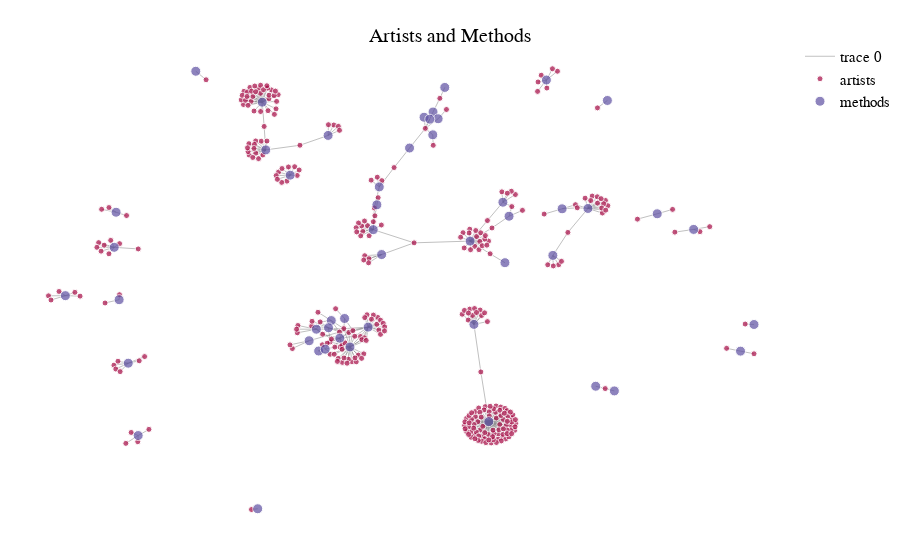

Source (notebook cell):
### Code cell
# We create the network and create the edges
edges = []
for index, row in df_network.iterrows():
    edges.append((row['medium_display'], row['artist_title']))

G = nx.Graph()
G.add_edges_from(edges)
pos = nx.spring_layout(G, seed=3)

# We create the trace of artists and methods and the color
node_trace_artist = go.Scatter(x=[], y=[], text=[], mode='markers', hoverinfo='text', name='artists', marker=dict(color='#a60944', size=[]))
node_trace_method = go.Scatter(x=[], y=[], text=[], mode='markers', hoverinfo='text', name='methods', marker=dict(color='#5d4fa2', size=[]))
edge_trace = go.Scatter(x=[], y=[], line=dict(width=0.5, color='gray'), mode='lines')

for node in G.nodes():
    x, y = pos[node]
    if node in df_network['artist_title'].values:
        node_trace_artist['x'] += (x,)
        node_trace_artist['y'] += (y,)
        node_trace_artist['text'] += (node,)
        node_trace_artist['marker']['size'] += (6,)
    else:
        node_trace_method['x'] += (x,)
        node_trace_method['y'] += (y,)
        node_trace_method['text'] += (node,)
        node_trace_method['marker']['size'] += (10,)

for edge in G.edges():
    x0, y0 = pos[edge[0]]
    x1, y1 = pos[edge[1]]
    edge_trace['x'] += (x0, x1, None)
    edge_trace['y'] += (y0, y1, None)

# We fix the layout of the network
fig = go.Figure(data=[edge_trace, node_trace_artist, node_trace_method], layout=go.Layout(title={
        'text': 'Artists and Methods',
        'font': {'size': 20, 'family': 'Andale Mono', 'color': 'black'},
        'x': 0.5,
        'y': 0.95,
        'xanchor': 'center',
        'yanchor': 'top'}, showlegend=True, legend=dict(x=1, y=1), hovermode='closest', margin=dict(b=20,l=5,r=5,t=40), xaxis=dict(showgrid=False, zeroline=False, showticklabels=False), yaxis=dict(showgrid=False, zeroline=False, showticklabels=False), plot_bgcolor="white", paper_bgcolor="white"))

fig.update_layout(
    legend=dict(
        font=dict(
            family='Andale Mono',
            size=15,
            color='black'
        )
    )
)
fig.show()

# We save the network in html
# fig.write_html('network.html')

### Figure 1 — Plotly figure (JSON) as saved in the notebook; plotly's stock layout.template omitted (floating-point values rounded to 4 significant figures; data arrays with more than 128 entries replaced by an {"elided": "..."} marker saying what was removed)
{"data": [{"line": {"color": "gray", "width": 0.5}, "mode": "lines", "x": {"elided": "1176 float values"}, "y": {"elided": "1176 float values"}, "type": "scatter"}, {"hoverinfo": "text", "marker": {"color": "#a60944", "size": {"elided": "331 int values"}}, "mode": "markers", "name": "artists", "text": {"elided": "331 str values"}, "x": {"elided": "331 float values"}, "y": {"elided": "331 float values"}, "type": "scatter"}, {"hoverinfo": "text", "marker": {"color": "#5d4fa2", "size": [10, 10, 10, 10, 10, 10, 10, 10, 10, 10, 10, 10, 10, 10, 10, 10, 10, 10, 10, 10, 10, 10, 10, 10, 10, 10, 10, 10, 10, 10, 10, 10, 10, 10, 10, 10, 10, 10, 10, 10, 10, 10, 10, 10, 10, 10, 10, 10, 10, 10]}, "mode": "markers", "name": "methods", "text": ["Oil on canvas", "Gelatin silver print", "Silver", "Ceramic and pigment", "Chromogenic print", "Albumen print", "Inkjet print", "Glass", "Platinum print", "Gold", "Lithograph in black on white wove paper", "Engraving in black on ivory laid paper", "Lithograph in black on cream wove paper", "Etching in black, with white opaque watercolor on blue wove paper", "Etching in black on ivory laid paper", "Engraving on ivory laid paper", "Engraving on paper", "Calabash", "Calabash, sticks, cloth, and string", "Glass, mold-blown", "Engraving in warm brown ink on cream laid paper", "Color woodblock print; oban", "Color woodblock print; oban diptych", "Color woodblock print; double-page illustration from book", "Color woodblock print; chuban", "Woodblock print", "Book; woodblock printed", "Color woodblock print", "Aquatint on paper", "Etching in black on paper", "Etching on paper", "Portfolio cover", "Lithograph on folded paper", "Lithograph on paper", "Etching in black on cream wove paper", "Color screenprint on white wove paper", "Sketchbook", "Color woodblock print; hashira-e", "Etching in black on ivory wove paper", "Etching in black on ivory Japanese paper", "Engraving in black on paper", "Color woodblock print; left sheet of oban triptych", "Mezzotint on paper", "Color aquatint on paper", "Etching in black on cream laid paper", "Lithograph in green-black on ivory Japanese paper", "Color woodblock prints; oban triptych", "Color woodblock print; oban triptych", "Etching in black on cream Japanese paper", "Wood engraving block"], "x": [-0.3698, 0.2613, -0.3599, -0.7768, 0.2198, -0.2919, -0.9181, -0.1862, -0.7429, 0.7304, -0.7153, 0.4397, 0.8319, 0.1387, 0.106, 0.4655, 0.5374, 0.559, 0.611, -0.5548, -0.7683, -0.1253, -0.2126, -0.1775, -0.1851, 0.9624, -0.2391, -0.07477, -0.0372, -0.04375, -0.06065, 0.3006, 0.3063, 0.2093, 0.04054, -0.782, -0.3824, -0.2189, 0.1202, 0.08096, 0.4217, -0.1404, -0.05041, 0.3177, 0.09692, 0.9999, -0.1943, -0.1536, 0.1053, 0.5916], "y": [0.6635, -0.5351, 0.4844, 0.2505, -0.1702, 0.3896, -0.06241, 0.5387, -0.3158, 0.2447, -0.5872, 0.08857, 0.1861, 0.7188, 0.6266, 0.2634, 0.2646, -0.4022, -0.4198, 0.7794, -0.07758, -0.255, -0.2702, -0.1559, -0.1829, -0.2706, -0.2316, -0.1805, 0.0917, 0.3457, 0.1852, 0.2881, 0.06125, 0.1422, 0.4913, 0.1188, -0.8619, -0.1884, 0.6013, 0.6069, 0.7465, -0.1481, 0.2784, 0.2356, 0.5996, -0.1706, -0.2633, -0.2219, 0.5409, 0.6698], "type": "scatter"}], "layout": {"hovermode": "closest", "legend": {"x": 1, "y": 1, "font": {"family": "Andale Mono", "size": 15, "color": "black"}}, "margin": {"b": 20, "l": 5, "r": 5, "t": 40}, "paper_bgcolor": "white", "plot_bgcolor": "white", "showlegend": true, "title": {"font": {"color": "black", "family": "Andale Mono", "size": 20}, "text": "Artists and Methods", "x": 0.5, "xanchor": "center", "y": 0.95, "yanchor": "top"}, "xaxis": {"showgrid": false, "showticklabels": false, "zeroline": false}, "yaxis": {"showgrid": false, "showticklabels": false, "zeroline": false}}}
